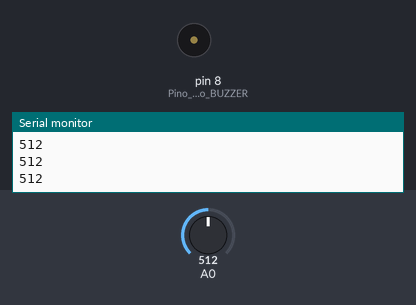
Bench run of a sketch on a simulated Arduino Uno, built with avr-gcc and run on an emulated ATmega328P. On the bench: buzzer (waves = sounding, pin HIGH), the last lines printed to the serial monitor. The test bench sets the inputs (shaded band); at power-on: A0 = 512.

Above: at 1.2 s.
1.3 s: A0 set to 492
At 2.2 s:
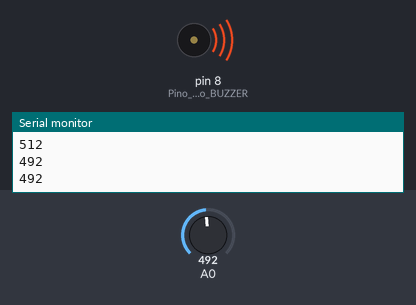
3.0 s: A0 set to 510
At 3.4 s:
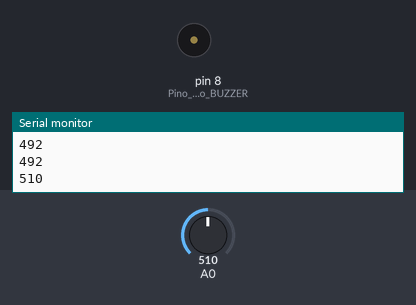
4.5 s: A0 set to 490
At 5.8 s:
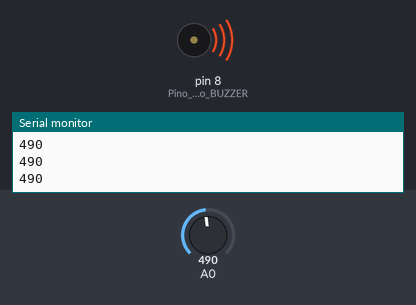
Timing chart, 0 to 7.5 s (numbered marks = the images above; inputs shaded):
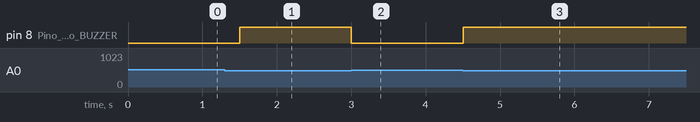

The sketch:

infraVermelho.ino
```cpp
int nivel;
void setup()
{
  /*3.3v*/
 pinMode(8, OUTPUT); //Pino ligado ao BUZZER
 Serial.begin(9600);
  nivel = analogRead(0);
 digitalWrite(8,HIGH);

}

void loop()
{
 nivel = analogRead(0);
if (nivel < 500) digitalWrite(8,HIGH);
else digitalWrite(8,LOW);
 delay(250);
 Serial.println(nivel);
}
```

Measured:
- the behaviour switches between 500 and 499 on A0 (found by bisection; images 0 and 1)
- after the input at 1.3 s, pin 8 (Pino_ligado_ao_BUZZER): LOW → HIGH after 0.20 s
- after the input at 3.0 s, pin 8 (Pino_ligado_ao_BUZZER): HIGH → LOW at once
- after the input at 4.5 s, pin 8 (Pino_ligado_ao_BUZZER): LOW → HIGH at once
